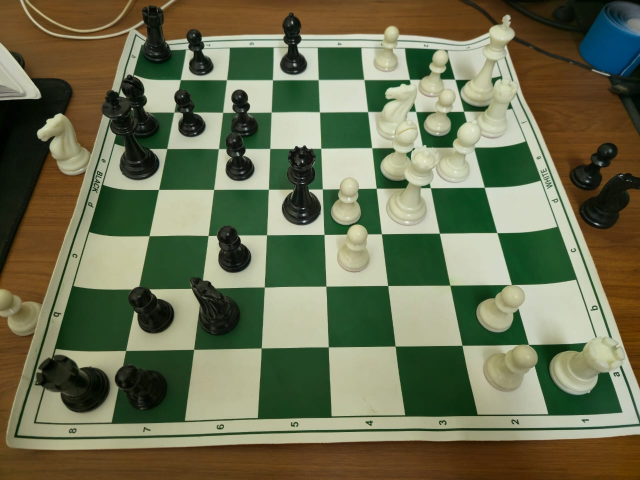
#> input picture 2.jpeg, 1280 x 960 px (shown at 1/2 size)
$ jupyter execute --allow-errors version2.ipynb   (shell and % lines are left out)
#> lines starting #> are read from the running program, lines starting #| are printed output that depends on the picture; after the words box and inside, x2 and y2 are one past the last pixel; in counts of white or black regions, pixels touching at a corner belong together
<a href="https://colab.research.google.com/github/Teja5164/Chess_pieces_detectionusingYOLOv8/blob/main/version2.ipynb" target="_parent"></a>

[cell 1]
import cv2
import numpy as np
import matplotlib.pyplot as plt
import chess
import torch
import torchvision.transforms as transforms
from torch.utils.data import DataLoader
from PIL import Image
from torchvision import datasets
import torch.nn as nn
import torch.nn.functional as F
import torch.optim as optim

def show_img(img, title="Image"):
    plt.figure(figsize=(6,6))
    plt.imshow(cv2.cvtColor(img, cv2.COLOR_BGR2RGB))
    plt.title(title)
    plt.axis('off')
    plt.show()

[cell 2]
from google.colab import files
import zipfile
import os

# Upload your downloaded dataset ZIP file from Kaggle
uploaded = files.upload()
#> the answer given: 1.jpeg
#> the answer given: 2.jpeg
#> in process_image, img is the input picture: shape (960, 1280, 3); mean B, G, R 82.1, 111.5, 107.4

# Assuming the file name is 'chess-pieces-dataset.zip'
zip_filename = next(iter(uploaded.keys()))
#> (the rest of this cell did not finish here and is left out)

#> (a cell that did not finish here is left out)

[cell 4]
class SimpleChessCNN(nn.Module):
    def __init__(self, num_classes):
        super(SimpleChessCNN, self).__init__()
        self.conv1 = nn.Conv2d(3, 32, kernel_size=3, padding=1)
        self.conv2 = nn.Conv2d(32, 64, kernel_size=3, padding=1)
        self.pool = nn.MaxPool2d(2, 2)
        self.fc1 = nn.Linear(64 * 16 * 16, 128)
        self.fc2 = nn.Linear(128, num_classes)

    def forward(self, x):
        x = self.pool(F.relu(self.conv1(x)))   # [batch, 32, 32, 32]
        x = self.pool(F.relu(self.conv2(x)))   # [batch, 64, 16, 16]
        x = x.view(-1, 64 * 16 * 16)
        x = F.relu(self.fc1(x))
        x = self.fc2(x)
        return x

#> (the rest of this cell did not finish here and is left out)

#> (a cell that did not finish here is left out)

[cell 6]
from google.colab import drive
drive.mount('/content/drive')

#> (the rest of this cell did not finish here and is left out)

#> (a cell that did not finish here is left out)

[cell 8]
def order_points(pts):
    rect = np.zeros((4, 2), dtype="float32")
    s = pts.sum(axis=1)
    rect[0] = pts[np.argmin(s)]
    rect[2] = pts[np.argmax(s)]
    diff = np.diff(pts, axis=1)
    rect[1] = pts[np.argmin(diff)]
    rect[3] = pts[np.argmax(diff)]
    return rect

def detect_and_warp_board(img):
    gray = cv2.cvtColor(img, cv2.COLOR_BGR2GRAY)
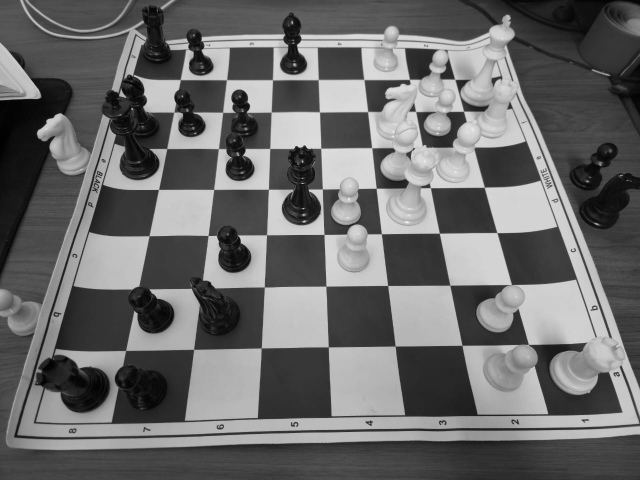
#> gray: shape (960, 1280) (shown at 1/2 size); min 1, max 248, mean 106.9
    blur = cv2.GaussianBlur(gray, (5,5), 0)
    edges = cv2.Canny(blur, 50, 150)
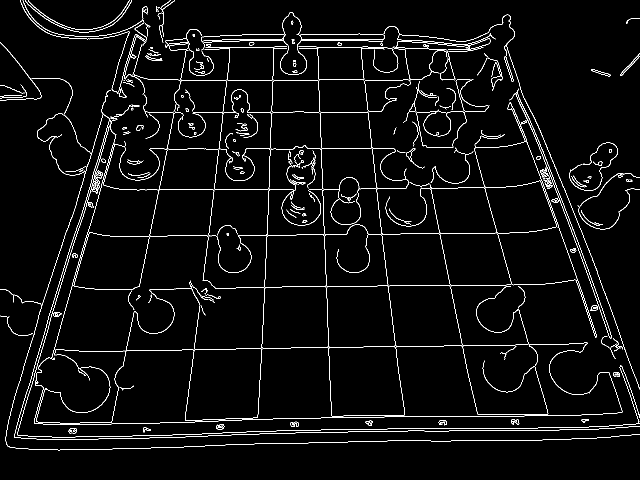
#> edges: shape (960, 1280) (shown at 1/2 size); 3.4% white in thin lines or dots
    contours, _ = cv2.findContours(edges, cv2.RETR_EXTERNAL, cv2.CHAIN_APPROX_SIMPLE)
#> contours = 196 contours, 124 with area under 20; largest, box (x1, y1, x2, y2) and area: (68, 205, 1245, 850) 82189, (147, 148, 648, 580) 48410, (251, 577, 525, 842) 30420, (72, 698, 252, 847) 10925, (640, 224, 744, 298) 7106

    if not contours:
        raise Exception("No contours found")
    contour_areas = [cv2.contourArea(c) for c in contours]
#> contour_areas = 196 values, max 82189 at index 105, min 0 at index 13, mean 1033.1
    max_contour_idx = np.argmax(contour_areas)
#> max_contour_idx = 105
    max_contour = contours[max_contour_idx]
#> max_contour = contour of 3351 points, box (x1, y1, x2, y2) (68, 205, 1245, 850), area 82189

    peri = cv2.arcLength(max_contour, True)
#> peri = 13009.7
    approx = None
    for eps_factor in np.linspace(0.01, 0.05, 5):
        approx_tmp = cv2.approxPolyDP(max_contour, eps_factor * peri, True)
        if len(approx_tmp) == 4:
            approx = approx_tmp
            break
#> this loop made 5 passes
#> approx_tmp on pass 5: [[1244, 821], [221, 237]]

    if approx is None or len(approx) != 4:
        x, y, w, h = cv2.boundingRect(max_contour)
#> x = 68; y = 205; w = 1177; h = 645
        approx = np.array([[[x, y]], [[x+w, y]], [[x+w, y+h]], [[x, y+h]]], dtype=np.int32)
#> approx = [[68, 205], [1245, 205], [1245, 850], [68, 850]]

    pts = approx.reshape(4, 2)
#> pts = [[68, 205], [1245, 205], [1245, 850], [68, 850]]
    rect = order_points(pts)
#> in order_points, `s = pts.sum(axis=1)`: s = [273, 1450, 2095, 918]
#> in order_points, `diff = np.diff(pts, axis=1)`: diff = [137, -1040, -395, 782]
#> rect = [[68, 205], [1245, 205], [1245, 850], [68, 850]]

    widthA = np.linalg.norm(rect[2] - rect[3])
#> widthA = 1177
    widthB = np.linalg.norm(rect[1] - rect[0])
#> widthB = 1177
    maxWidth = max(int(widthA), int(widthB))
#> maxWidth = 1177

    heightA = np.linalg.norm(rect[1] - rect[2])
#> heightA = 645
    heightB = np.linalg.norm(rect[0] - rect[3])
#> heightB = 645
    maxHeight = max(int(heightA), int(heightB))
#> maxHeight = 645

    dst = np.array([
        [0,0],
        [maxWidth-1,0],
        [maxWidth-1,maxHeight-1],
        [0,maxHeight-1]
    ], dtype="float32")
#> dst = [[0, 0], [1176, 0], [1176, 644], [0, 644]]

    M = cv2.getPerspectiveTransform(rect, dst)
#> M = [[0.999, -7e-18, -67.94], [2.28e-17, 0.998, -204.7], [7.5e-20, -9.37e-21, 1]]
    warped = cv2.warpPerspective(img, M, (maxWidth, maxHeight))
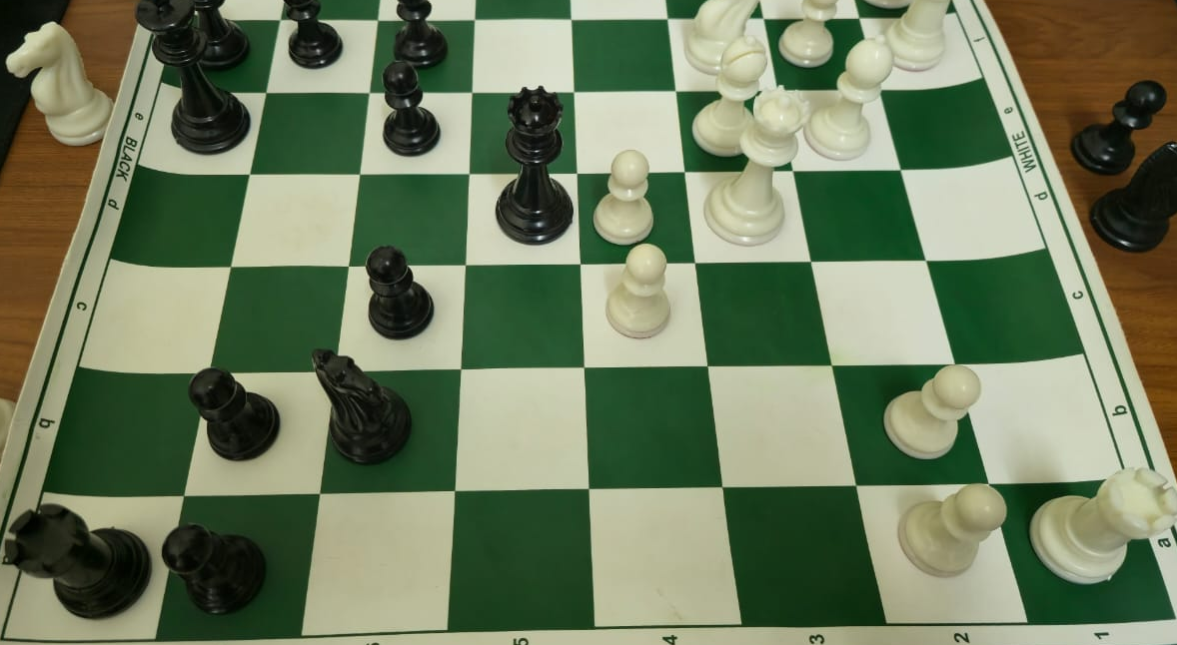
#> warped: shape (645, 1177, 3); mean B, G, R 93.8, 123.4, 110.3
    warped_resized = cv2.resize(warped, (400, 400))
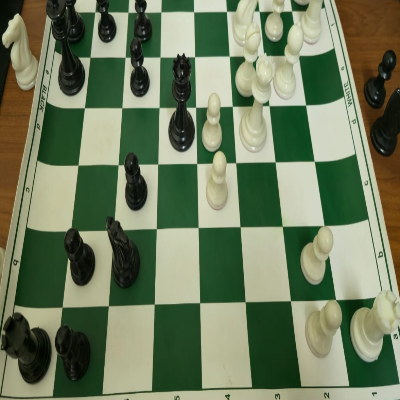
#> warped_resized: shape (400, 400, 3); mean B, G, R 93.7, 123.3, 110.2
    return warped_resized

[cell 9]
def split_board_into_squares(board_img):
    squares = []
    sq_len = board_img.shape[0] // 8
#> sq_len = 50
    for row in range(8):
        r_squares = []
        for col in range(8):
            sq = board_img[row*sq_len:(row+1)*sq_len, col*sq_len:(col+1)*sq_len]
            r_squares.append(sq)
        squares.append(r_squares)
#> after the loop, squares = 8 items
    return squares

[cell 10]
def detect_piece_color(square_img):
    hsv = cv2.cvtColor(square_img, cv2.COLOR_BGR2HSV)
    white_lower = np.array([0,0,180])
    white_upper = np.array([180,30,255])
    black_lower = np.array([0,0,0])
    black_upper = np.array([180,255,50])

    white_mask = cv2.inRange(hsv, white_lower, white_upper)
    black_mask = cv2.inRange(hsv, black_lower, black_upper)

    white_count = cv2.countNonZero(white_mask)
    black_count = cv2.countNonZero(black_mask)

    if white_count > black_count and white_count > 50:
        return 'white'
    elif black_count > white_count and black_count > 50:
        return 'black'
    else:
        return 'empty'

[cell 11]
def classify_square_img(square_img):
    transform = transforms.Compose([
        transforms.ToPILImage(),
        transforms.Resize((64,64)),
        transforms.ToTensor(),
        transforms.Normalize([0.485,0.456,0.406],
                             [0.229,0.224,0.225])
    ])
    input_tensor = transform(square_img).unsqueeze(0).to(device)
    with torch.no_grad():
        outputs = model(input_tensor)
        _, predicted = torch.max(outputs, 1)
    return train_dataset.classes[predicted.item()]

[cell 12]
def combined_piece_detection(square_img):
    color = detect_piece_color(square_img)
    if color == 'empty':
        return '.'
    piece = classify_square_img(square_img)
    if color == 'white' and piece.isupper():
        return piece
    elif color == 'black' and piece.islower():
        return piece
    else:
        return '.'

[cell 13]
def generate_fen(board_pieces):
    fen_rows = []
    for row in board_pieces:
        fen = ''
        empty_count = 0
        for sq in row:
            if sq == '.' or sq == 'unknown':
                empty_count += 1
            else:
                if empty_count > 0:
                    fen += str(empty_count)
                    empty_count = 0
                fen += sq
        if empty_count > 0:
            fen += str(empty_count)
        fen_rows.append(fen)
    fen_str = '/'.join(fen_rows) + ' w - - 0 1'
    return fen_str

[cell 14]
def process_image(image_path):
    img = cv2.imread(image_path)
    try:
        warped = detect_and_warp_board(img)
        squares = split_board_into_squares(warped)
#> squares = 8 items
        board_pieces = []
        for row in squares:
            detected_row = []
            for sq in row:
                detected_row.append(combined_piece_detection(sq))
            board_pieces.append(detected_row)
#> this loop made 1 pass
#> pass 1, in detect_piece_color, `white_mask = cv2.inRange(hsv, white_lower, white_upper)`:
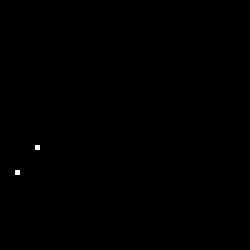
#> white_mask: shape (50, 50) (shown 5 times larger); 0.08% white in thin lines or dots, all inside (x1, y1, x2, y2) = (3, 29, 8, 35)
#> pass 1, in detect_piece_color, `black_mask = cv2.inRange(hsv, black_lower, black_upper)`:
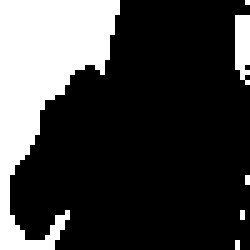
#> black_mask: shape (50, 50) (shown 5 times larger); 24.4% white; 6 white regions (4 under 20 px), largest, box (x1, y1, x2, y2) and area: (0, 0, 24, 50) 566, (47, 3, 50, 17) 36
#> after the loop:
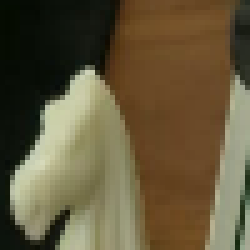
#> sq: shape (50, 50, 3) (shown 5 times larger); mean of channels 0, 1, 2 59.8, 87.7, 99.2; drawn as B, G, R
#> after the loop, board_pieces = []
    except Exception as e:
        print(f"Detection failed: {e}, returning empty board FEN")
        return "8/8/8/8/8/8/8/8 w - - 0 1"

    fen = generate_fen(board_pieces)
    print(fen)
    return fen

[cell 15]
from google.colab import files
uploaded = files.upload()

for fname in uploaded.keys():
    print(f"Processing {fname} ...")
    process_image(fname)
#> (the call stopped at in classify_square_img, `transform = transforms.Compose([ transforms.ToPILImage(), transforms.R..`: torchvision is not available in this run)

$ run again, on 3.jpeg
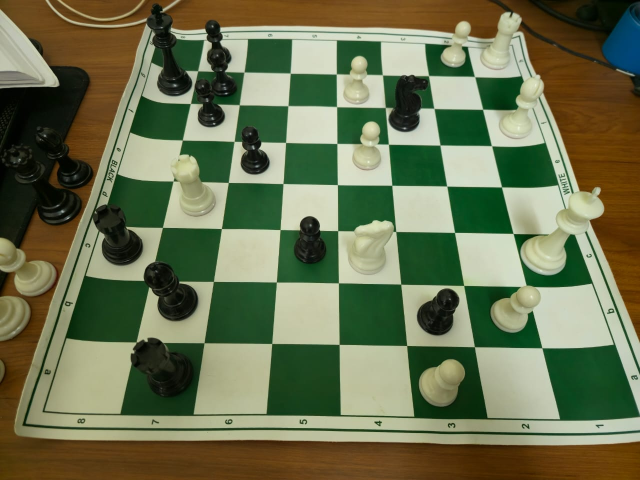
#> input picture 3.jpeg, 1280 x 960 px (shown at 1/2 size)
#> in process_image, img is the input picture: shape (960, 1280, 3); mean B, G, R 80.4, 113.7, 106.3
#> in detect_and_warp_board, `edges = cv2.Canny(blur, 50, 150)`:
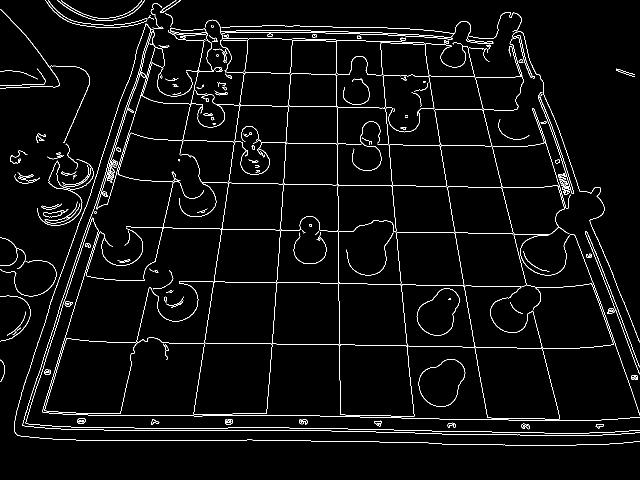
#> edges: shape (960, 1280) (shown at 1/2 size); 3.2% white in thin lines or dots
#> contours = 164 contours, 97 with area under 20; largest, box (x1, y1, x2, y2) and area: (172, 63, 1279, 839) 173998, (446, 76, 850, 151) 11098, (336, 39, 905, 349) 10822, (766, 149, 869, 265) 8627, (837, 718, 931, 814) 6258
#> contour_areas = 164 values, max 173998.5 at index 149, min 0 at index 30, mean 1387.2
#> max_contour_idx = 149
#> max_contour = contour of 3839 points, box (x1, y1, x2, y2) (172, 63, 1279, 839), area 173998
#> peri = 13185
#> the loop in detect_and_warp_board, `for eps_factor in np.linspace(0.01, 0.05, 5):` made 5 passes
#> approx_tmp on pass 5: [[1044, 64], [387, 828]]
#> x = 172; y = 63; w = 1107; h = 776
#> approx = [[172, 63], [1279, 63], [1279, 839], [172, 839]]
#> s = [235, 1342, 2118, 1011]
#> diff = [-109, -1216, -440, 667]
#> rect = [[172, 63], [1279, 63], [1279, 839], [172, 839]]
#> widthA = 1107
#> heightA = 776
#> dst = [[0, 0], [1106, 0], [1106, 775], [0, 775]]
#> M = [[0.999, 3.73e-17, -171.8], [-5.56e-18, 0.999, -62.92], [-1.66e-20, 6.62e-20, 1]]
#> after the loop in split_board_into_squares, `for row in range(8):`: squares = 8 items
#> the loop in process_image, `for row in squares:` made 1 pass
#> after the loop in process_image, `for row in squares:`:
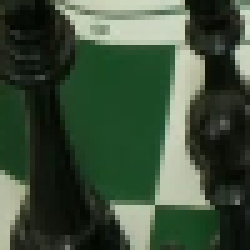
#> sq: shape (50, 50, 3) (shown 5 times larger); mean of channels 0, 1, 2 58.8, 78.9, 61.5; drawn as B, G, R
#> after the loop in process_image, `for row in squares:`: board_pieces = []

$ run again, on 4.jpeg
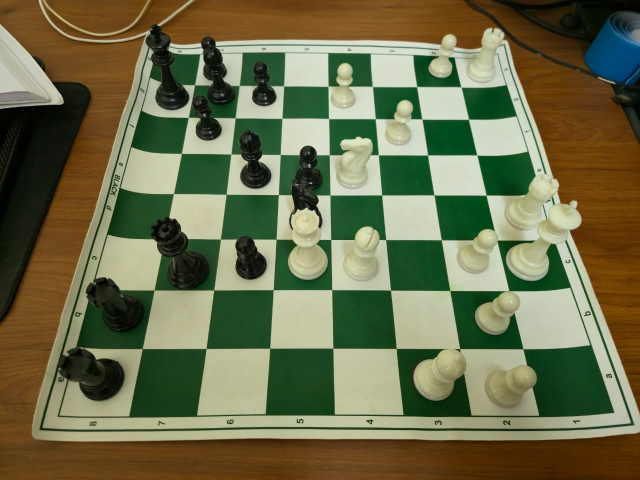
#> input picture 4.jpeg, 1280 x 960 px (shown at 1/2 size)
#> in process_image, img is the input picture: shape (960, 1280, 3); mean B, G, R 75.3, 109.3, 107.6
#> in detect_and_warp_board, `edges = cv2.Canny(blur, 50, 150)`:
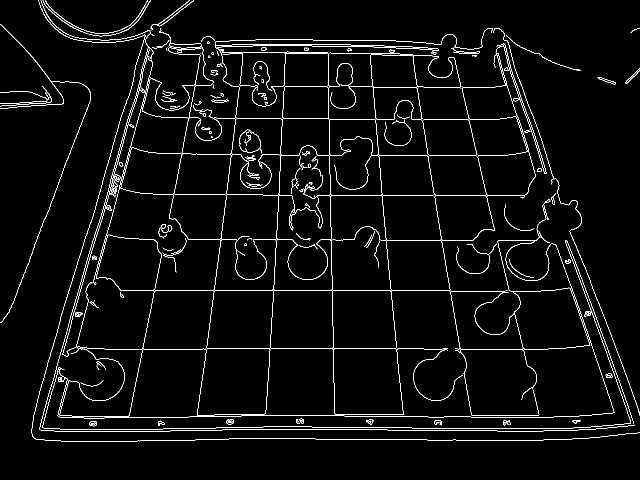
#> edges: shape (960, 1280) (shown at 1/2 size); 3.1% white in thin lines or dots
#> contours = 148 contours, 93 with area under 20; largest, box (x1, y1, x2, y2) and area: (192, 56, 1093, 831) 138788, (119, 693, 287, 833) 10434, (445, 103, 656, 213) 7427, (845, 238, 954, 311) 6753, (565, 172, 658, 238) 5789
#> contour_areas = 148 values, max 138787.5 at index 140, min 0 at index 39, mean 1230.8
#> max_contour_idx = 140
#> max_contour = contour of 3550 points, box (x1, y1, x2, y2) (192, 56, 1093, 831), area 138788
#> peri = 15961
#> the loop in detect_and_warp_board, `for eps_factor in np.linspace(0.01, 0.05, 5):` made 5 passes
#> approx_tmp on passes 3 to 5: [[984, 56], [300, 157], [394, 830]], [[984, 56], [394, 830]], [[984, 56], [394, 830]]
#> x = 192; y = 56; w = 901; h = 775
#> approx = [[192, 56], [1093, 56], [1093, 831], [192, 831]]
#> s = [248, 1149, 1924, 1023]
#> diff = [-136, -1037, -262, 639]
#> rect = [[192, 56], [1093, 56], [1093, 831], [192, 831]]
#> widthA = 901
#> heightA = 775
#> dst = [[0, 0], [900, 0], [900, 774], [0, 774]]
#> M = [[0.999, 3.06e-19, -191.8], [6.5e-18, 0.999, -55.93], [1.63e-19, 6.8e-36, 1]]
#> after the loop in split_board_into_squares, `for row in range(8):`: squares = 8 items
#> the loop in process_image, `for row in squares:` made 1 pass
#> after the loop in process_image, `for row in squares:`:
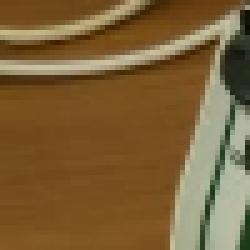
#> sq: shape (50, 50, 3) (shown 5 times larger); mean of channels 0, 1, 2 56, 97.5, 125; drawn as B, G, R
#> after the loop in process_image, `for row in squares:`: board_pieces = []

$ run again, on 5.jpeg
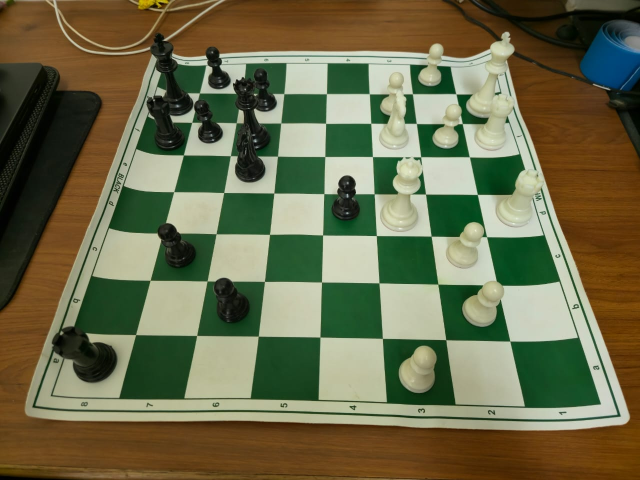
#> input picture 5.jpeg, 1280 x 960 px (shown at 1/2 size)
#> in process_image, img is the input picture: shape (960, 1280, 3); mean B, G, R 74.4, 106.5, 106.5
#> edges: shape (960, 1280); 3% white in thin lines or dots
#> contours = 166 contours, 107 with area under 20; largest, box (x1, y1, x2, y2) and area: (105, 84, 1155, 813) 279135, (563, 186, 746, 315) 11169, (797, 691, 874, 787) 5309, (739, 188, 781, 248) 1678, (807, 188, 835, 248) 1118
#> contour_areas = 166 values, max 279135 at index 144, min 0 at index 0, mean 1822.6
#> max_contour_idx = 144
#> max_contour = contour of 3152 points, box (x1, y1, x2, y2) (105, 84, 1155, 813), area 279135
#> peri = 12178.7
#> the loop in detect_and_warp_board, `for eps_factor in np.linspace(0.01, 0.05, 5):` made 3 passes
#> approx on pass 3: [[336, 84], [105, 789], [1049, 812], [1015, 232]]
#> pts = [[336, 84], [105, 789], [1049, 812], [1015, 232]]
#> s = [420, 894, 1861, 1247]
#> diff = [-252, 684, -237, -783]
#> rect = [[336, 84], [1015, 232], [1049, 812], [105, 789]]
#> widthA = 944.3
#> widthB = 694.9
#> maxWidth = 944
#> heightA = 581
#> heightB = 741.9
#> maxHeight = 741
#> dst = [[0, 0], [943, 0], [943, 740], [0, 740]]
#> M = [[0.972, 0.319, -353.4], [-0.276, 1.27, -13.65], [-0.000342, 0.000418, 1]]
#> after the loop in split_board_into_squares, `for row in range(8):`: squares = 8 items
#> the loop in process_image, `for row in squares:` made 1 pass
#> after the loop in process_image, `for row in squares:`:
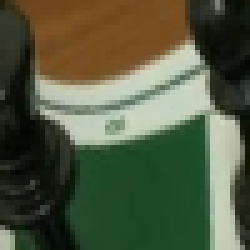
#> sq: shape (50, 50, 3) (shown 5 times larger); mean of channels 0, 1, 2 65.8, 89.4, 82.1; drawn as B, G, R
#> after the loop in process_image, `for row in squares:`: board_pieces = []
